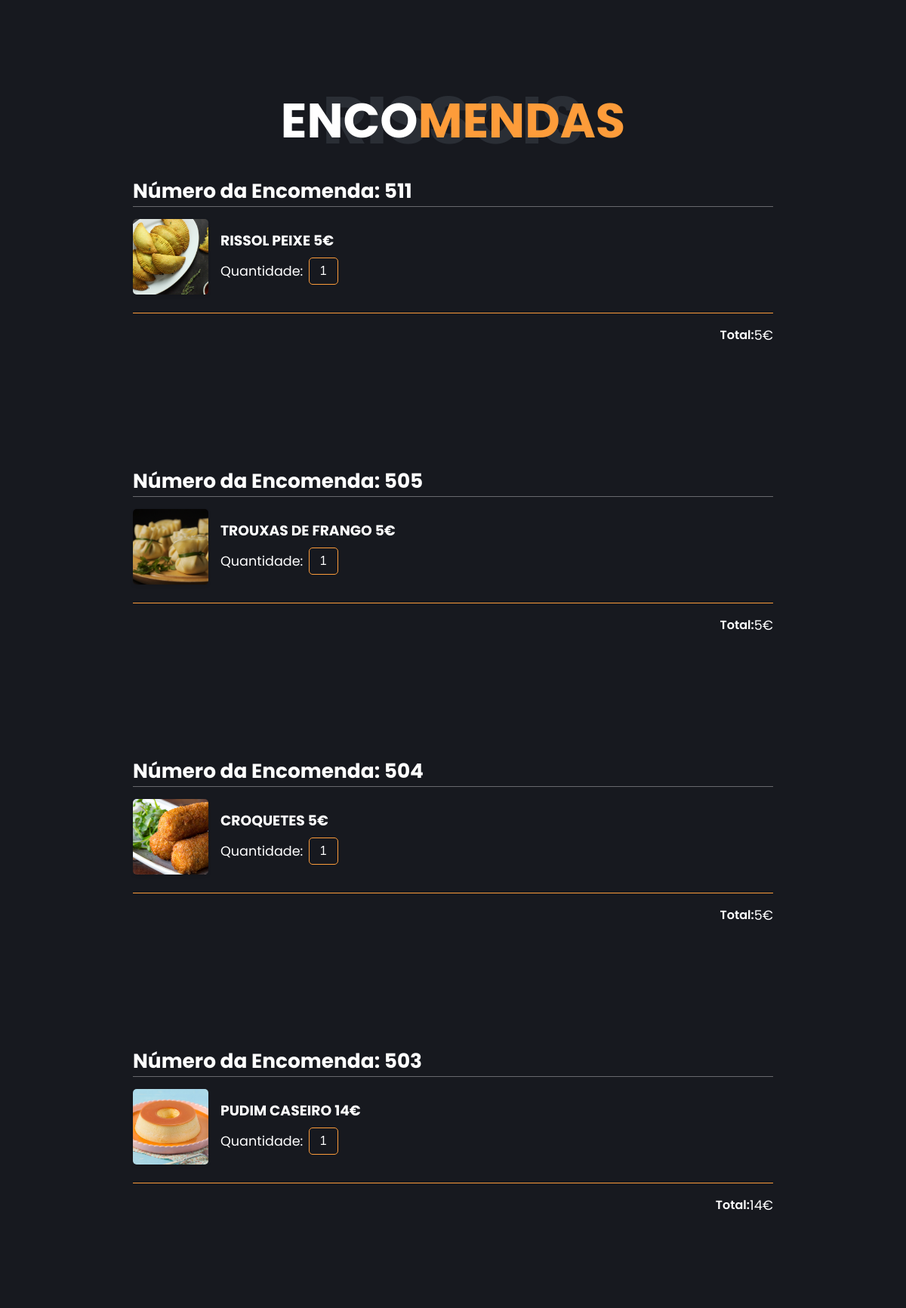
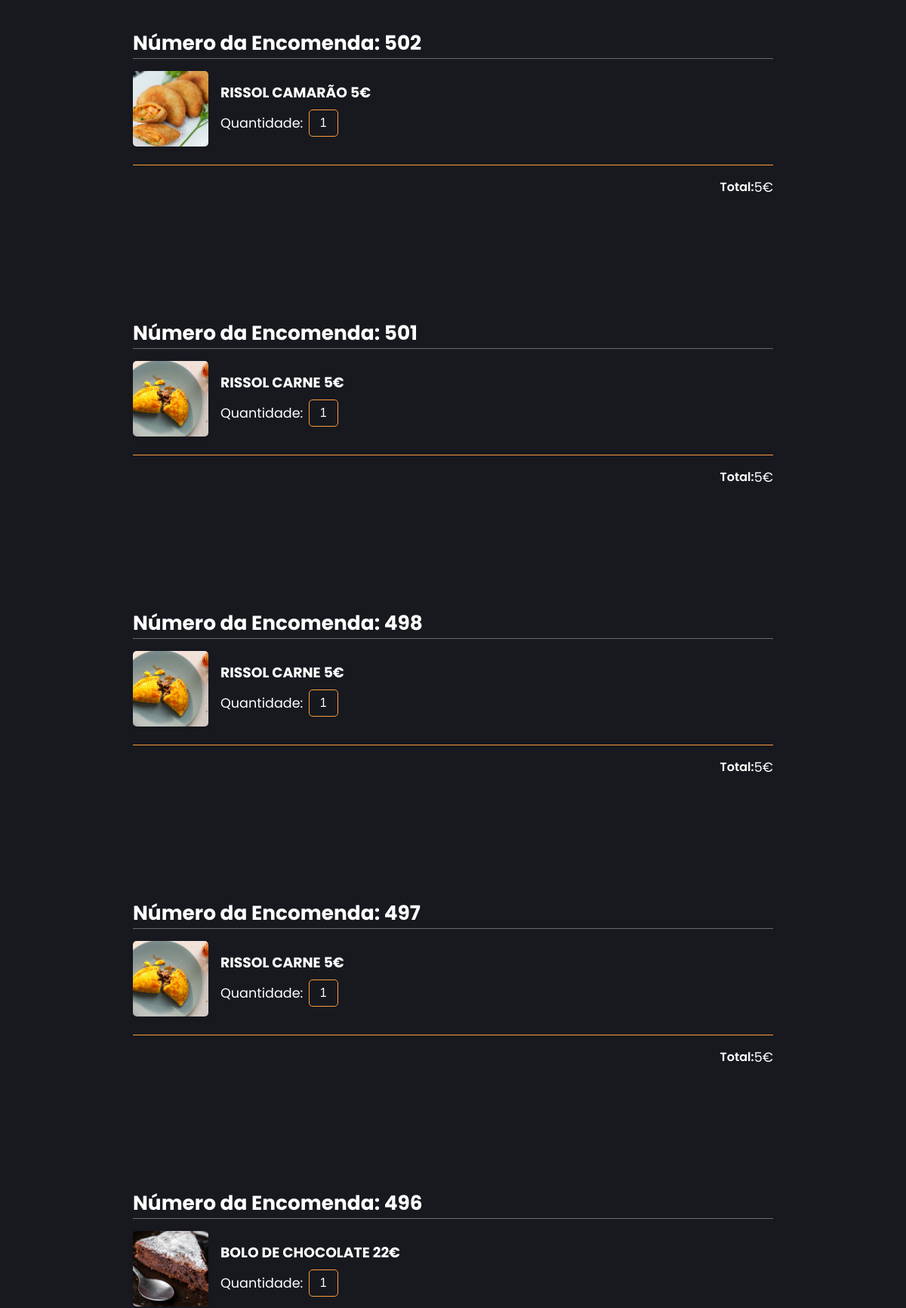
Screenshot of /php/historico.php (signed in, upper part) with the database file from the repository (2 pictures, top to bottom).
### tables this page shows
CREATE TABLE Encomendas (
    id_Encomendas INTEGER PRIMARY KEY AUTOINCREMENT,
    id_clientes INTEGER NOT NULL,
    data_encomenda DATETIME,
    metedo_pagamento BOOLEAN,
    metedo_entrega BOOLEAN,
    mensagem TEXT,
    FOREIGN KEY(id_clientes) REFERENCES Clientes(id_clientes)
);

### includes/historico_inc.php (called while the page is built, shortened)
<?php
require_once 'conn.php';
require_once 'functions_inc.php';
$userId = $_SESSION["userid"];
$userOrders = getUserOrders($userId, $db);

### includes/functions_inc.php (called while the page is built, shortened)
<?php
function getUserOrders($userId, $db)
{
    $queryOrders = "SELECT * FROM Encomendas WHERE id_clientes = :userid";
    $stmtOrders = $db->prepare($queryOrders);
    $stmtOrders->bindValue(':userid', $userId, SQLITE3_INTEGER);
    $resultOrders = $stmtOrders->execute();
    $orders = array();
    while ($rowOrders = $resultOrders->fetchArray(SQLITE3_ASSOC)) {
        $order = array(
            'id_Encomendas' => $rowOrders['id_Encomendas'],
            'data_encomenda' => $rowOrders['data_encomenda'],
            'metedo_pagamento' => $rowOrders['metedo_pagamento'],
            'metedo_entrega' => $rowOrders['metedo_entrega'],
            'mensagem' => $rowOrders['mensagem'],
            'items' => array()
        );
        $queryItems = "SELECT p.nome_produto, p.preco, p.caminho_imagem, l.quantidade
                       FROM Linha_de_Encomenda l
                       INNER JOIN Produtos p ON l.Produtos_id_produto = p.id_produto
                       WHERE l.Encomendas_id_Encomendas = :orderId";
        $stmtItems = $db->prepare($queryItems);
        $stmtItems->bindValue(':orderId', $rowOrders['id_Encomendas'], SQLITE3_INTEGER);
        $resultItems = $stmtItems->execute();
        while ($rowItems = $resultItems->fetchArray(SQLITE3_ASSOC)) {
            $order['items'][] = array(
                'nome_produto' => $rowItems['nome_produto'],
                'preco' => $rowItems['preco'],
                'caminho_imagem' => $rowItems['caminho_imagem'],
                'quantidade' => $rowItems['quantidade']
            );
        }
        $orders[] = $order;
    }
    return $orders;
}

### php/historico.php (the view, shortened to what this page needs)
<!DOCTYPE html>
<html lang="en">
<head>
        <link rel="stylesheet" href="../styles/style.css" />
                    <link rel="stylesheet" href="https://cdnjs.cloudflare.com/ajax/libs/font-awesome/5.15.4/css/all.min.css" />
                        <link rel="stylesheet" href="https://cdnjs.cloudflare.com/ajax/libs/toastr.js/latest/toastr.min.css">
                                <link rel="stylesheet" href="https://cdn.jsdelivr.net/npm/sweetalert2@11.0.20/dist/sweetalert2.min.css">
</head>
<body class="main-content">
    <main>
        <section class="container contact active" id="contact">
            <div class="contact-container">
                <div class="main-title">
                    <h2>enco<span>mendas</span><span class="bg-text">Rissois</span></h2>
                </div><br>
                <?php
                include('../includes/historico_inc.php');
                foreach (array_reverse($userOrders) as $order) {
                    $total = 0;
                    echo "<div class='order'>";
                    echo "<h1>Número da Encomenda: " . $order['id_Encomendas'] . "</h1>";
                    foreach ($order['items'] as $item) {
                        echo "<div class='cart-item'>";
                        echo "<div class='cart-img-box' class='fancybox'>";
                        echo "<img src='{$item['caminho_imagem']}' alt='{$item['nome_produto']}' class='cart-img'>";
                        echo "</div>";
                        echo "<div class='detail-box'>";
                        echo "<div class='cart-product-title'><h3>{$item['nome_produto']} {$item['preco']}€</h3></div>";
                        echo "<div class='cart-quantity-box'>";
                        echo "<label for='quantity'>Quantidade:</label>";
                        echo "<input type='text' value='{$item['quantidade']}' class='cart-quantity' id='quantity' disabled>";
                        echo "</div>";
                        echo "</div>";
                        echo "</div>";
                        $total += $item['preco'] * $item['quantidade'];
                    }
                    echo "
    <div class='total'>
        <div class='total-title'>Total:</div>
        <div> {$total}€</div>
    </div>
    ";
                    echo "</div>";
                }
                ?>
        </section>
    </main>
</body>
</html>

### styles/style.css (style rules this page uses)
* { margin: 0; padding: 0; box-sizing: border-box; list-style: none; scroll-behavior: smooth; }
:root { --color-primary: #17191f; --color-secondary: #fd9c3a; --color-white: #ffff; --color-black: #000; --color-grey0: #f8f8f8; --color-grey-1: #dbe1e8; --color-grey-2: #b2becd; --color-grey-3: #6c7983; --color-grey-4: #454e56; --color-grey-5: #2a2e35; --color-grey-6: #12181b; --br-sm-2: 14px; --box-shadow-1: 0 5px 15px rgba(0, 0, 0, 0.2); }
body { background-color: var(--color-primary); font-family: "Poppins", sans-serif; font-size: 1.1rem; color: var(--color-white); transition: all 0.4s ease-in-out; }
section { min-height: 100vh; width: 100%; position: absolute; left: 0; top: 0; padding: 3rem 18rem; }
.container { display: none; transform: translateY(-100%) scale(0); transition: all 0.4s ease-in-out; background-color: var(--color-primary); }
.active { display: block; animation: appear 0.8s ease-in-out; transform: translateY(0) scaleY(1); }
.cart-item { display: grid; grid-template-columns: 100px 1fr auto; align-items: center; gap: 1rem; border-top: 1px solid rgba(255, 255, 255, 0.35); padding-top: 1rem; }
.cart-img-box { width: 100px; height: 100px; overflow: hidden; border-radius: 5px; box-shadow: 0 2px 4px rgba(0, 0, 0, 0.1); }
.cart-img { width: 100%; height: 100%; -o-object-fit: cover; object-fit: cover; }
.detail-box { display: grid; row-gap: 0.5rem; }
.cart-product-title { font-size: 1rem; text-transform: uppercase; }
.cart-quantity-box { display: flex; align-items: center; }
.cart-quantity { border: 1px solid var(--color-secondary); background-color: var(--color-primary); color: white; width: 2.4rem; text-align: center; font-size: 1rem; padding: 0.5rem; border-radius: 5px; margin-left: 0.5rem; }
.total { display: flex; justify-content: flex-end; margin-top: 1.5rem; padding-top: 1rem; transition: all 0.3s ease; border-top: 1px solid var(--color-secondary); }
.total-title { font-size: 1rem; font-weight: 600; }
input, button { border: none; outline: none; border-radius: 30px; font-size: 1.1em; }
input { width: 100%; background: #e6e6e6; color: var(--color-grey-3); letter-spacing: 0.5px; padding: 14px 64px; }
.main-title { text-align: center; }
.main-title h2 { position: relative; text-transform: uppercase; font-size: 4rem; font-weight: 700; }
.main-title h2 span { color: var(--color-secondary); }
.main-title h2 .bg-text { position: absolute; top: 50%; left: 50%; color: var(--color-grey-5); transition: all 0.4s ease-in-out; z-index: -1; transform: translate(-50%, -50%); font-weight: 800; font-size: 6.3rem; }
.order { margin-bottom: 10rem; }
@media screen and (max-width: 1432px) { .container { padding: 7rem 11rem; } }
@media screen and (max-width: 1432px) { .main-title h2 .bg-text { font-size: 5.5rem; } }

### rows the page displays
encomendas: id_Encomendas "511", nome_produto "RISSOL PEIXE", preco "5", quantidade "1", total "5"
encomendas: id_Encomendas "505", nome_produto "TROUXAS DE FRANGO", preco "5", quantidade "1", total "5"
encomendas: id_Encomendas "504", nome_produto "CROQUETES", preco "5", quantidade "1", total "5"
encomendas: id_Encomendas "503", nome_produto "PUDIM CASEIRO", preco "14", quantidade "1", total "14"
encomendas: id_Encomendas "502", nome_produto "RISSOL CAMARÃO", preco "5", quantidade "1", total "5"
encomendas: id_Encomendas "501", nome_produto "RISSOL CARNE", preco "5", quantidade "1", total "5"
encomendas: id_Encomendas "498", nome_produto "RISSOL CARNE", preco "5", quantidade "1", total "5"
encomendas: id_Encomendas "497", nome_produto "RISSOL CARNE", preco "5", quantidade "1", total "5"
encomendas: id_Encomendas "496", nome_produto "BOLO DE CHOCOLATE", preco "22", quantidade "1"
